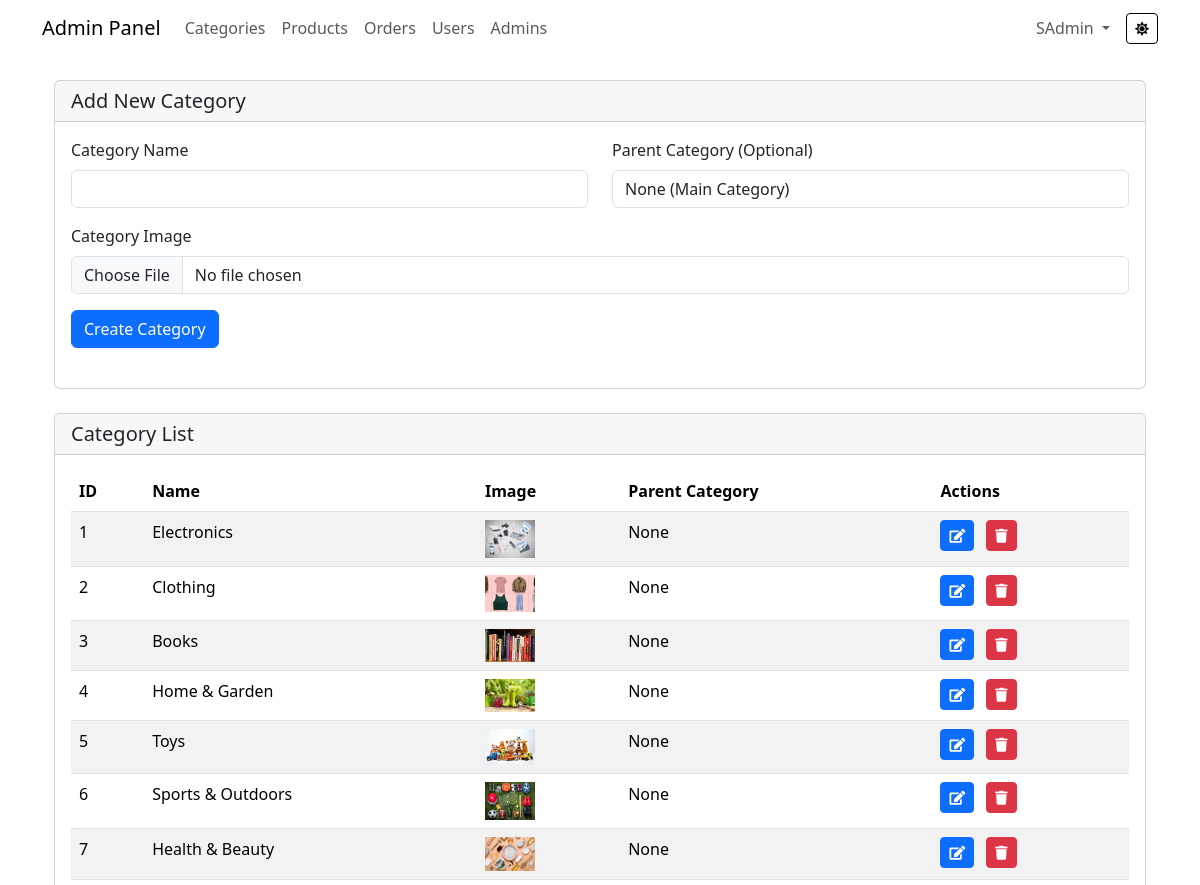
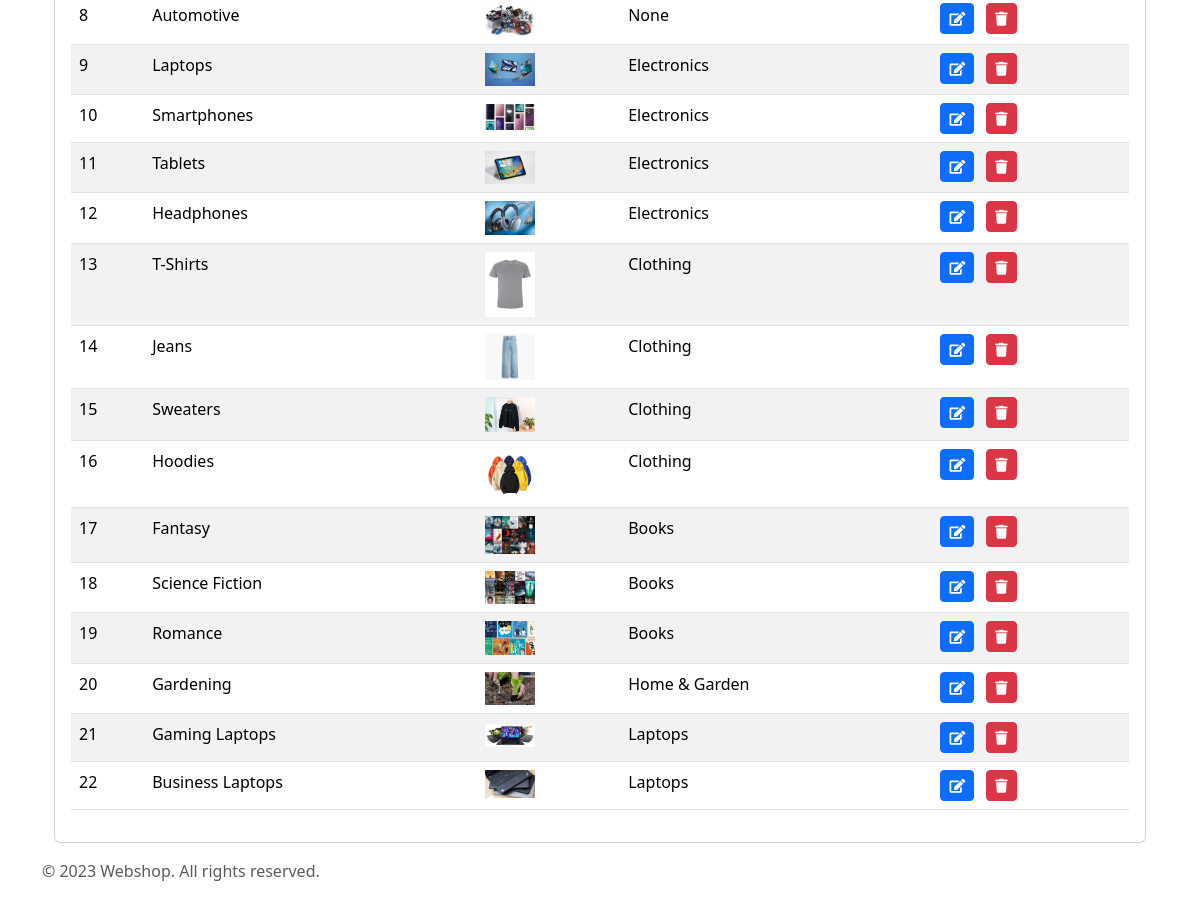
The app's page /admin/categories.php (signed in) with its own data (2 pictures, top to bottom).
### tables this page shows
CREATE TABLE Category (
    id INT AUTO_INCREMENT PRIMARY KEY,
    name VARCHAR(100),
    imagePath VARCHAR(100)
);

### src/admin/categories.php (the view, shortened to what this page needs)
<?php
    function displayCategories() {
        $conn = connectToDatabase();
        $sql = "SELECT c1.id, c1.name, c1.imagePath, c2.name as parent_name
                FROM Category c1
                LEFT JOIN Categorys cat ON c1.id = cat.sub_category_id
                LEFT JOIN Category c2 ON cat.main_category_id = c2.id";
        $result = $conn->query($sql);
        while($row = $result->fetch_assoc()) {
            ?><tr>
                <td><?php echo htmlspecialchars($row['id']); ?></td>
                <td><?php echo htmlspecialchars($row['name']); ?></td>
                <td><img src="<?php echo htmlspecialchars($row['imagePath']); ?>" alt="Category Image" style="max-width: 50px;"></td>
                <td><?php echo ($row['parent_name'] ? htmlspecialchars($row['parent_name']) : 'None'); ?></td>
                <td>
                    <button type="button" class="btn btn-sm btn-primary me-2" data-bs-toggle="modal" data-bs-target="#editModal<?php echo htmlspecialchars($row['id']); ?>">
                        <i class="fas fa-edit"></i>
                    </button>
                    <button class="btn btn-sm btn-danger" onclick="deleteCategory(<?php echo htmlspecialchars($row['id']); ?>)">
                        <i class="fas fa-trash"></i>
                    </button>
                </td>
            </tr>
            </div><?php
        }
        }
?>
<!DOCTYPE html>
<html lang="en" data-bs-theme="light">
<head>
    <link rel="stylesheet" href="https://cdnjs.cloudflare.com/ajax/libs/font-awesome/5.15.3/css/all.min.css">
    <link href="https://cdn.jsdelivr.net/npm/bootstrap@5.3.3/dist/css/bootstrap.min.css" rel="stylesheet">
    <link rel="stylesheet" href="../css/styles.css">
</head>
<body>
    <?php include "pageElements/navBar.php"; ?>
    <div class="container mt-4">
        <div class="container">
            <div class="card mb-4">
                <div class="card-header">
                    <h5 class="mb-0">Add New Category</h5>
                </div>
                <div class="card-body">
                    <form onsubmit="return addCategory(event)" enctype="multipart/form-data" class="mb-4">
                        <div class="row mb-3">
                            <div class="col-md-6">
                                <label for="name" class="form-label">Category Name</label>
                                <input type="text" class="form-control" id="name" name="name" required>
                            </div>
                            <div class="col-md-6">
                                <label for="parent_category" class="form-label">Parent Category (Optional)</label>
                                <select class="form-control" id="parent_category" name="parent_category">
                                    <option value="">None (Main Category)</option>
                                </select>
                            </div>
                        </div>
                        <div class="mb-3">
                            <label for="image" class="form-label">Category Image</label>
                            <input type="file" class="form-control" id="image" name="image" accept="image/*" required>
                        </div>
                        <button type="submit" class="btn btn-primary">Create Category</button>
                    </form>
                </div>
            </div>
            <div class="card">
                <div class="card-header">
                    <h5 class="mb-0">Category List</h5>
                </div>
                <div class="card-body">
                    <div class="table-responsive">
                        <table class="table table-striped">
                            <thead>
                                <tr>
                                    <th>ID</th>
                                    <th>Name</th>
                                    <th>Image</th>
                                    <th>Parent Category</th>
                                    <th>Actions</th>
                                </tr>
                            </thead>
                            <tbody id="categoryList">
                                <?php
                                try {
                                    displayCategories();
                                } catch (Exception $e) {
                                    $userMessage = handleError($e);
                                    echo '<div class="alert alert-danger" role="alert">' . $userMessage . '</div>';
                                }
                                ?>
                            </tbody>
                        </table>
                    </div>
                </div>
            </div>
        </div>
    </div>
    <footer class="footer mt-auto py-3 theme">
        <div class="container">
            <span class="text-muted">© 2023 Webshop. All rights reserved.</span>
        </div>
    </footer>
</body>
</html>

### src/admin/pageElements/navBar.php (shortened to what this page needs)
<nav class="navbar navbar-expand-lg navbar-light">
    <div class="container">
        <a class="navbar-brand" href="/admin/admin.php">Admin Panel</a>
        <div class="collapse navbar-collapse" id="navbarNav">
            <ul class="navbar-nav me-auto mb-2 mb-lg-0">
                <li class="nav-item">
                    <a class="nav-link" href="categories.php">Categories</a>
                </li>
                <li class="nav-item">
                    <a class="nav-link" href="products.php">Products</a>
                </li>
                <li class="nav-item">
                    <a class="nav-link" href="orders.php">Orders</a>
                </li>
                <li class="nav-item">
                    <a class="nav-link" href="users.php">Users</a>
                </li>
                <?php if ($_SESSION['admin_role'] === 'superAdmin') { ?>
                    <li class="nav-item">
                        <a class="nav-link" href="admins.php">Admins</a>
                    </li>
                <?php } ?>
            </ul>
            <ul class="navbar-nav">
                <li class="nav-item">
                    <?php
                    if (isset($_SESSION["admin_loggedin"]) && $_SESSION["admin_loggedin"] === true) { ?>
                        <div class="nav-item dropdown">
                            <a class="nav-link dropdown-toggle" href="#" id="userDropdown" role="button" data-bs-toggle="dropdown" aria-expanded="false">
                                <?php echo htmlspecialchars($_SESSION["admin_username"]); ?>
                            </a>
                        </div>
                    <?php } else { ?>
                        <a class="nav-link" href="./login.php">
                            <i class="fas fa-user"></i> Login
                        </a>
                    <?php } ?>
                </li>
            </ul>
            <div class="theme-toggle ms-2">
                <button id="themeToggle" class="btn btn-outline-light btn-sm">
                    <i class="fas fa-sun"></i>
                </button>
            </div>
        </div>
    </div>
</nav>

### src/css/styles.css (style rules this page uses)
body { display: flex; flex-direction: column; min-height: 100vh; }
.footer { flex-shrink: 0; }
[data-bs-theme="light"] .theme-toggle .btn { color: #000; border-color: #000; }

### records on screen
category: id "1", name "Electronics", imagePath (picture), shows "None"
category: id "2", name "Clothing", imagePath (picture), shows "None"
category: id "3", name "Books", imagePath (picture), shows "None"
category: id "4", name "Home & Garden", imagePath (picture), shows "None"
category: id "5", name "Toys", imagePath (picture), shows "None"
category: id "6", name "Sports & Outdoors", imagePath (picture), shows "None"
category: id "7", name "Health & Beauty", imagePath (picture), shows "None"
category: id "8", name "Automotive", imagePath (picture), shows "None"
category: id "9", name "Laptops", imagePath (picture), category.name "Electronics"
category: id "10", name "Smartphones", imagePath (picture), category.name "Electronics"
category: id "11", name "Tablets", imagePath (picture), category.name "Electronics"
category: id "12", name "Headphones", imagePath (picture), category.name "Electronics"
category: id "13", name "T-Shirts", imagePath (picture), category.name "Clothing"
category: id "14", name "Jeans", imagePath (picture), category.name "Clothing"
category: id "15", name "Sweaters", imagePath (picture), category.name "Clothing"
category: id "16", name "Hoodies", imagePath (picture), category.name "Clothing"
category: id "17", name "Fantasy", imagePath (picture), category.name "Books"
category: id "18", name "Science Fiction", imagePath (picture), category.name "Books"
category: id "19", name "Romance", imagePath (picture), category.name "Books"
category: id "20", name "Gardening", imagePath (picture), category.name "Home & Garden"
category: id "21", name "Gaming Laptops", imagePath (picture), category.name "Laptops"
category: id "22", name "Business Laptops", imagePath (picture), category.name "Laptops"

### other values on screen
$_SESSION["admin_username"] "SAdmin"
